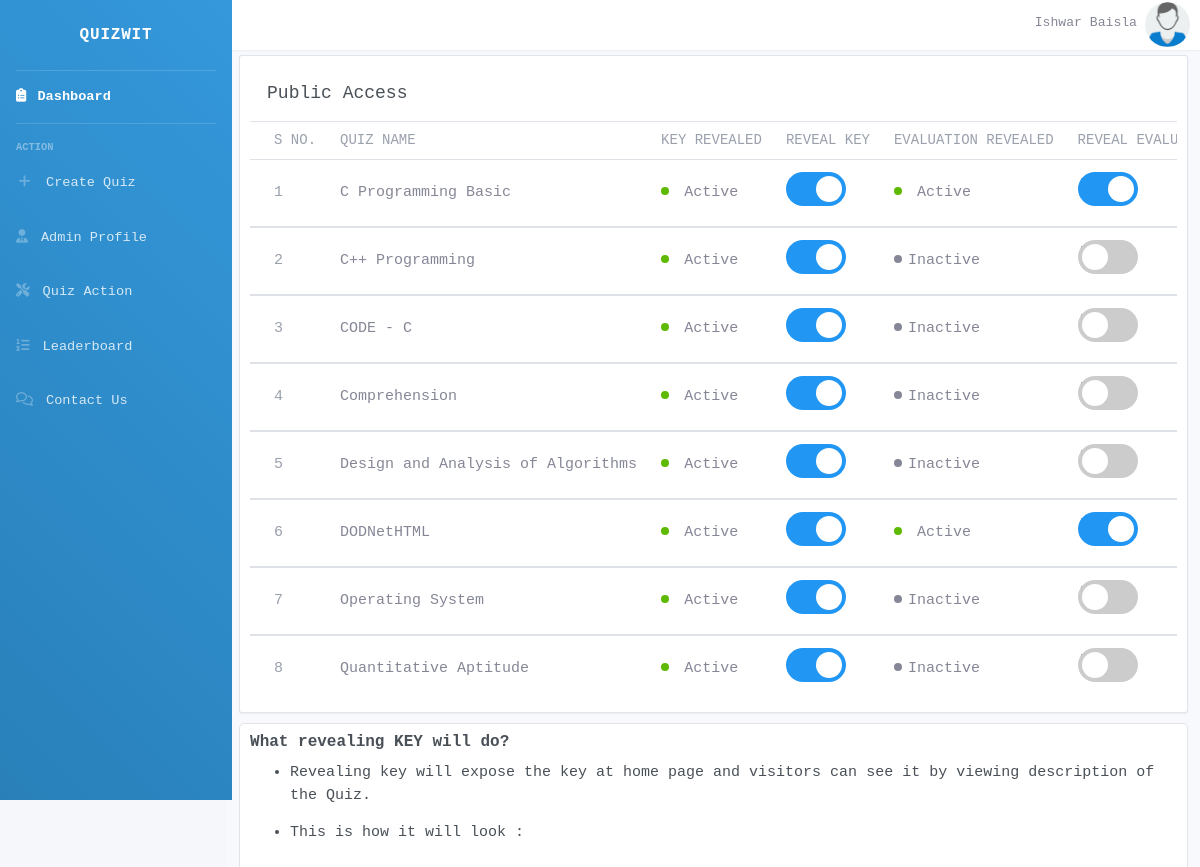
The app's page /public_access.php (signed in, upper part), older data.
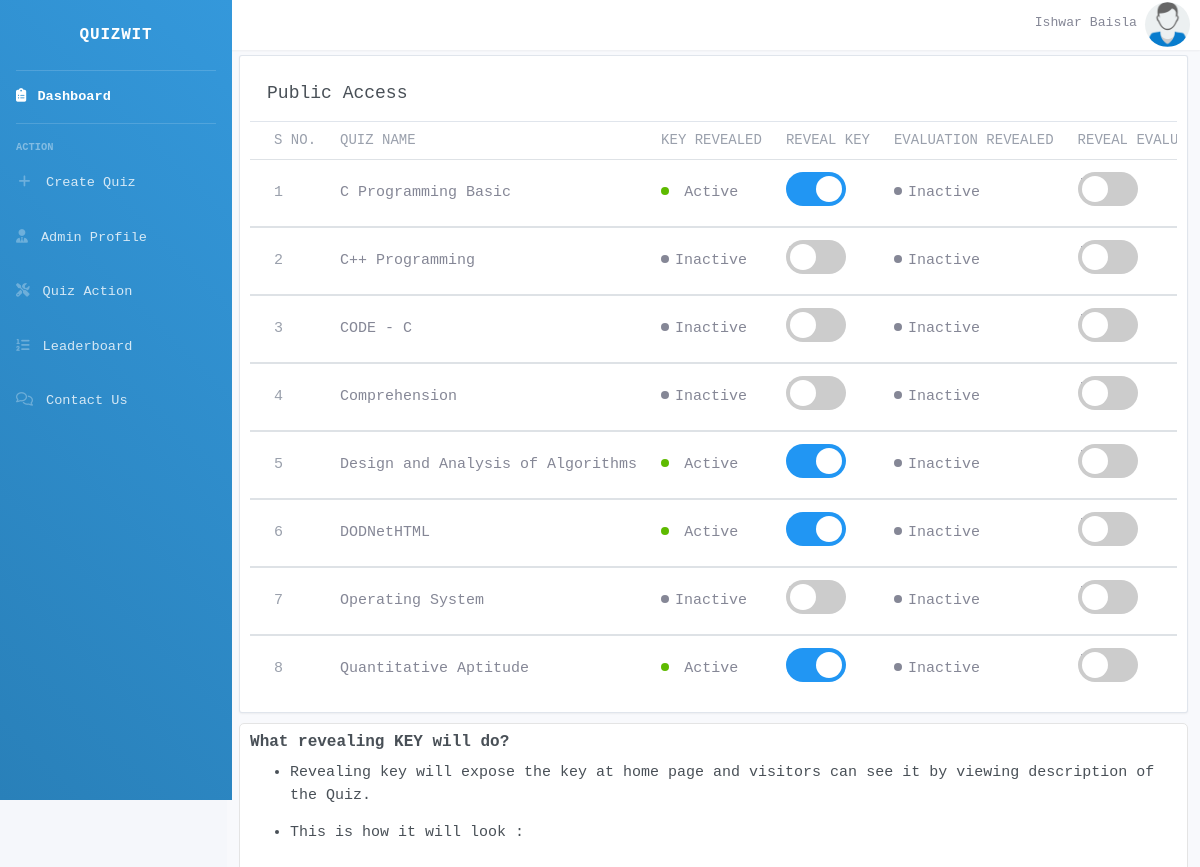
The same page, newer data.
### tables this page shows
CREATE TABLE `quizes` (
  `quiz_id` int(11) NOT NULL,
  `quiz_name` varchar(50) NOT NULL,
  `difficulty_level` char(30) NOT NULL,
  `description` varchar(1000) NOT NULL,
  `number_of_questions` int(11) NOT NULL,
  `is_active` int(11) NOT NULL,
  `active_timing` bigint(20) NOT NULL,
  `inactive_timing` bigint(20) NOT NULL,
  `Exam_key` varchar(30) NOT NULL,
  `key_access` tinyint(4) NOT NULL,
  `show_evaluation` tinyint(4) NOT NULL,
  `shuffle` tinyint(4) NOT NULL,
  `time_duration` int(11) NOT NULL,
  `marks_per_question` int(11) NOT NULL,
  `negative_marking` double NOT NULL,
  `passing_percentage` int(11) NOT NULL,
  `admin_email_id` int(11) NOT NULL,
  `time_stamp` varchar(100) NOT NULL
);

### public_access.php (the view, shortened to what this page needs)
<!DOCTYPE html>
<html>
<head>
</head>
</html>
<?php
    require_once('connection.php');
?>
<!DOCTYPE html>
<html>
	<?php include 'includes/header.php'; ?>
	<?php include 'includes/navbar.php'; ?>
	<div class="container">
  <div style="height: 55px;"></div>
		<div  style="margin-bottom: -40px;"class="row row-card row-deck">
			<div class="col-12">
				<div class="card">
					<div class="card-header">
						<h2 class="card-title">Public Access</h2>
					</div>
					<div class="table-responsive">
						<table class="table card-table table-vcenter text-nowrap">
							<thead>
								<tr>
									<th class="w-1">S No.</th>
									<th>Quiz Name</th>
									<th>Key Revealed</th>
									<th>Reveal Key</th>
									<th>Evaluation Revealed</th>
									<th>Reveal Evaluation</th>
								</tr>
							</thead>
							<tbody>
								<form action="toggle_state.php" method="get">
					        	<?php
					            $temp = "SELECT * FROM quizes WHERE admin_email_id='$_SESSION[admin_id]' ORDER BY quiz_name";
					            $result = mysqli_query($conn,$temp);
					            $i = 1;
					             $k=-1;
					             $m=1;
					            while($row = $result->fetch_assoc())
					            {
					               $sql = "SELECT * FROM question_bank WHERE quiz_id='$row[quiz_id]'";
					                    $temp = mysqli_query($conn,$sql);
					                  if($temp->num_rows>0)
					                  {
					                 $k = $k+1;
					                ?>
					                      <tr>
					                      	<td>
								              <span class="text-muted"><?php echo $i; ?></span>
								            </td>
					                        <td class="quiz-name"><?php echo $row['quiz_name']; ?></td>
					                    <td class="quiz-status">
					                        	<?php
					                        	if($row['key_access'])
					                    {
					                    	echo "<span class='status-icon bg-success'></span>
					                    		Active
					                    	<div class='count-active'></div>"; $m = 1;}
					                    else
					                    	{echo "<span class='status-icon bg-unsuccess'></span>Inactive";
					                     $m=2;}
					                    ?>
					                    </td>
					                    <td class='toggle'>
					                        <label class="switch">
					                        <?php
					                        if($m==1)
					                        {
					                        	?>
					                        <input class='check-key-access' onclick='change_key_access(<?php echo $row['quiz_id'];?>,<?php echo $k;?>)' type='checkbox' checked>;
					                        <?php
					                         }
					                         else {
					                         	?>
					                        <input class='check-key-access' onclick='change_key_access(<?php echo $row['quiz_id'];?>,<?php echo $k;?>)' type='checkbox' unchecked>;
                                              <?php
                                          }
                                          ?>
  											<span class="slider round"></span>
											</label>
					                    </td>
					                         <td class="quiz-status">
					                        	<?php
					                        	if($row['show_evaluation'])
					                    {
					                    	echo "<span class='status-icon bg-success'></span>
					                    		Active
					                    	<div class='count-active'></div>"; $m = 1;}
					                    else
					                    	{echo "<span class='status-icon bg-unsuccess'></span>Inactive";
					                     $m=2;}
					                    ?>
					                    </td>
					                    <td class='toggle'>
					                        <label class="switch">
					                        <?php
					                        if($m==1)
					                        {
					                        	?>
					                        <input class='check-evaluation' onclick='change_evaluation_access(<?php echo $row['quiz_id'];?>,<?php echo $k;?>)' type='checkbox' checked>;
					                        <?php
					                         }
					                         else {
					                         	?>
					                        <input class='check-evaluation' onclick='change_evaluation_access(<?php echo $row['quiz_id'];?>,<?php echo $k;?>)' type='checkbox' unchecked>;
                                              <?php
                                          }
                                          ?>
  											<span class="slider round"></span>
											</label>
					                    </td>
					                  </tr>
							</tbody>
							<?php
                                     $i =$i + 1;
					              }
					        }
					        ?>
						</table>
					</div>
				</div>
			</div>
		</div>
    <div class="explaining-feature">
   		<h5>What revealing KEY will do?</h5>
   				<ul>
   					<li> Revealing key will expose the key at home page and visitors can see it by viewing description of the Quiz.
   					</li>
   				</ul>
   				<ul>
   					<li>This is how it will look :</li>
   				</ul>
   		<br>
   		<br>
    </div>
	</div>
</body>
</html>

### includes/header.php (shortened to what this page needs)
<!DOCTYPE html>
<html lang="en">
<head>
  <link href="css/sb-admin-2.css" rel="stylesheet">
  <link href="css/dashboard.css" rel="stylesheet">
</head>
<body id="page-top" >
  <div id="wrapper">

### includes/navbar.php (shortened to what this page needs)
   <ul style="max-height:100vh;overflow-y:auto;overflow-x:hidden;background: linear-gradient(45deg, #2980b9, #3498db);position: absolute;position: fixed;" class="navbar-nav sidebar sidebar-dark accordion open-close-sidebar" id="accordionSidebar">
<a class="sidebar-brand d-flex align-items-center justify-content-center" href="index.php">
  <div style="display: block;" class="sidebar-brand-text mx-3">QuizWit</div>
</a>
<hr class="sidebar-divider my-0">
<li class="nav-item active">
  <a class="nav-link" href="admin_dashboard.php">
    <i class="fas fa-clipboard-list"></i>
    <span>Dashboard</span></a>
</li>
<hr class="sidebar-divider">
<div class="sidebar-heading">
  Action
</div>
<li class="nav-item">
  <a class="nav-link collapsed" href="createquiz.php" >
    <i class="fas fa-fw fa-plus"></i>
    <span>Create Quiz</span>
  </a>
</li>
<li class="nav-item">
  <a class="nav-link" href="admin_profile.php">
    <i class="fas fa-user-tie"></i>
    <span>Admin Profile</span></a>
</li>
<li class="nav-item">
  <?php
  $control = 0;
  $quizControl = 0;
    $sql = "SELECT * FROM quizes WHERE admin_email_id='$_SESSION[admin_id]'";
    $result = mysqli_query($conn,$sql);
    while($row = $result->fetch_assoc()){
      $quizControl  = 1;
      $sql = "SELECT * FROM question_bank WHERE quiz_id='$row[quiz_id]'";
      $res = mysqli_query($conn,$sql);
      if($res->num_rows>0)
        {$control = 1;
        break;}
    }
  ?>
<?php if($quizControl){?>
  <a id="quiz-action-toggle" class="nav-link" href="#">
    <i class="fas fa-tools"></i>
    <span>Quiz Action</span>
  </a>
<?php }?>
</li>
<?php
if($control){
?>
<li class="nav-item">
  <a class="nav-link" href="leaderboard.php">
    <i class="fas fa-list-ol"></i>
    <span>Leaderboard</span></a>
</li>
<?php
}
?>
<li class="nav-item">
  <a class="nav-link" href="contact_us.php">
    <i class="far fa-comments"></i>
    <span>Contact Us</span></a>
</li>
</ul>
    <div id="content-wrapper" class="d-flex flex-column">
      <div id="content">
        <nav style="z-index: 2;width: 100%;position: absolute;left: 0;top:0;position: fixed;height: 50px;" class="navbar navbar-expand navbar-light bg-white topbar mb-4 static-top shadow">
          <ul class="navbar-nav ml-auto">
            <li style="position: absolute;right: 2px;top:-12px;" class="nav-item dropdown no-arrow">
              <a class="nav-link dropdown-toggle" href="#" id="userDropdown" role="button" data-toggle="dropdown" aria-haspopup="true" aria-expanded="false">
                <span class="mr-2 d-none d-lg-inline text-gray-600 small">
               <?php echo $_SESSION['name']; ?>
                  <?php
                    $sql = "SELECT * FROM profile_photo WHERE admin_email='$_SESSION[email]'";
                    $result = mysqli_query($conn,$sql);
                    if($result->num_rows==1)
                    {
                      $row = $result->fetch_assoc();
                      $image_name = $row['image_name'];
                    }
                    else $image_name = "default_image.png";
                  ?>
                </span>
                <span class="p-img-c" >
                  <img id="menu-circle-photo"  src="profile_photo/<?php echo $image_name; ?>" style="max-width:100%;">
                </span>
              </a>
            </li>
          </ul>
        </nav>

### public_access.php (style rules this page uses)
.explaining-feature { margin-bottom: 30px; margin-top: -15px; background: white; padding: 10px; border-radius: 5px; border: 0.5px solid #e4e4e4; }

### includes/header.php (style rules this page uses)
body { font-family: monospace; }
.open-close-sidebar { z-index: 3; }

Row changes from the older to the newer data that the page shows:
changed quizes "C Programming Basic": show_evaluation "Active" → "Inactive"
changed quizes "C++ Programming": key_access "Active" → "Inactive"
changed quizes "CODE - C": key_access "Active" → "Inactive"
changed quizes "Comprehension": key_access "Active" → "Inactive"
changed quizes "DODNetHTML": show_evaluation "Active" → "Inactive"
changed quizes "Operating System": key_access "Active" → "Inactive"
